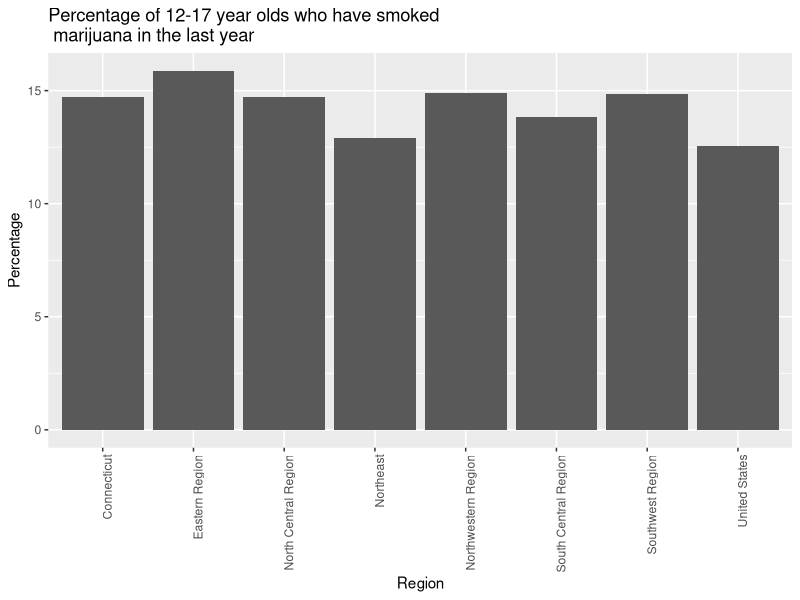
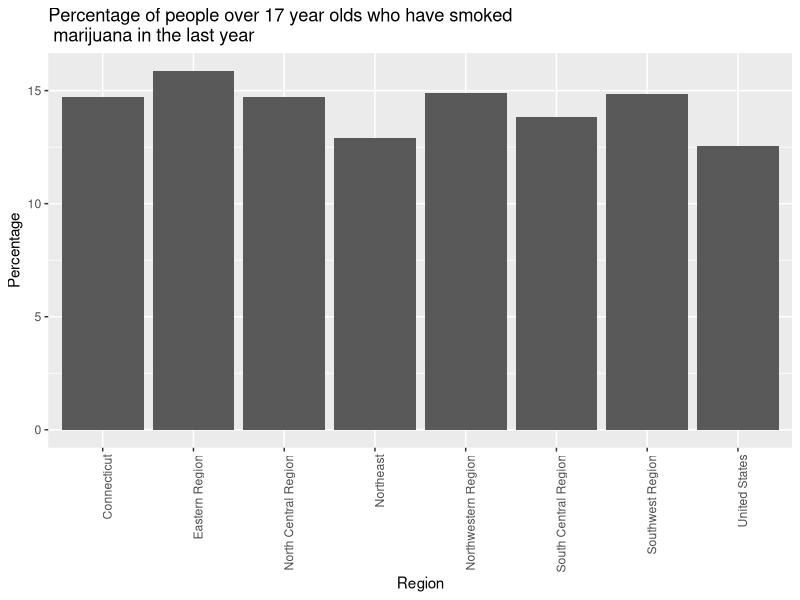

Write R code to recreate these figures, in order.
# Workbook 8

library(ggplot2)

data <- read.csv(file='marijuana-use-2016.csv',header=TRUE, sep=",")
recent <- data[data$Year == '2014-2016' & data$Marijuana.Use == 'Marijuana Use in the Past Year' & data$Variable == 'Marijuana Use'
               & data$Age.Range == '12-17', ]

ggplot(data=recent, aes(x=recent$Region, y= recent$Value)) + geom_bar(stat = "identity") + theme(axis.text.x = element_text(angle = 90, hjust = 1)) + labs(title= "Percentage of 12-17 year olds who have smoked \n marijuana in the last year") + xlab("Region") + ylab("Percentage")


recent_older <- data[data$Year == '2014-2016' & data$Marijuana.Use == 'Marijuana Use in the Past Year' & data$Variable == 'Marijuana Use'
                     & data$Age.Range == 'Over 17', ]
ggplot(data=recent_older, aes(x=recent$Region, y= recent$Value)) + geom_bar(stat = "identity") + theme(axis.text.x = element_text(angle = 90, hjust = 1)) + labs(title= "Percentage of people over 17 year olds who have smoked \n marijuana in the last year") + xlab("Region") + ylab("Percentage")
